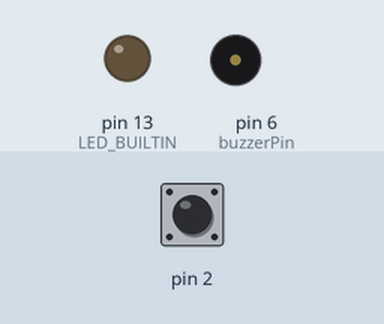
The sketch below on a simulated Arduino Uno, built with avr-gcc and run on an emulated ATmega328P. Shown: output pins drawn as LEDs (lit = HIGH), buzzer (waves = sounding). Inputs (shaded band) come from the test bench; at power-on: pin 2 HIGH.

Above: at 1.2 s.
1.3 s: pin 2 pulled LOW for 0.15 s
At 2.9 s:
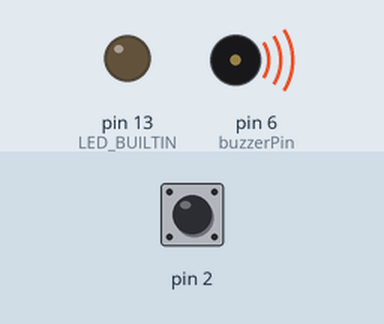
Timing chart, 0 to 10.4 s (numbered marks = the images above; inputs shaded):
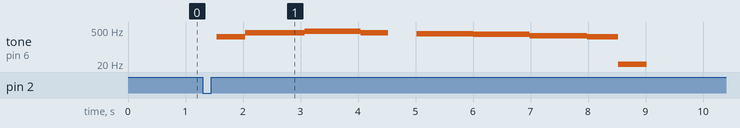

The sketch:

code.ino
```cpp
#define buzzerPin 6
int counter = 0;
int SOUND_DURATION = 500;
int SILENCE_DURATION = 50;


int Sli = 0;
int Do = 262;
int Re = 294;
int Mi = 330;
int Fa = 349;
int Sol = 392;
int La = 440;
int Si = 494;
int Ince_do = 523;

int nota_sayisi;
int flag = 0;
int notalar[]= {
      Do, Do, Sol, Sol, La, La, Sol,
      Sli,Fa,Fa,Mi,Mi,Re,Re,Do
  };
int cursor = 0;

void setup() {
  //start serial connection
  Serial.begin(9600);
  //configure pin2 as an input and enable the internal pull-up resistor
  pinMode(2, INPUT_PULLUP);
  Serial.begin(9600);
  pinMode(LED_BUILTIN, OUTPUT);
  nota_sayisi = sizeof(notalar)/sizeof(*notalar);
}


void loop() {
  //read the pushbutton value into a variable
  long start_time = micros();
  int sensorVal = digitalRead(2);
  //print out the value of the

  // Keep in mind the pullup means the pushbutton's
  // logic is inverted. It goes HIGH when it's open,
  // and LOW when it's pressed. Turn on pin 13 when the
  // button's pressed, and off when it's not:
  if (sensorVal == LOW) {
    flag = 1;
  }
  if(flag){
    if(counter % (SOUND_DURATION+SILENCE_DURATION) == 0 || counter == 1 || counter == 0)
    {
      if(notalar[cursor]!= Sli )
      {
        tone(buzzerPin, notalar[cursor]);
      }
    }
    if(counter % SOUND_DURATION == 0){
      noTone(buzzerPin);
      if(cursor >= nota_sayisi)
      {
        noTone(buzzerPin);
        cursor = 0;
        counter = 0;
        flag = 0;
      }
      else {
        cursor++;
      }
      counter = 0;
    }
  }

  long end_time = micros();
  if ((1000 - (end_time - start_time)) > 0)delayMicroseconds(1000 - (end_time - start_time));
  counter++;
}
```

Measured:
- after the input at 1.3 s, tone on pin 6 (buzzerPin): plays 262 Hz for 0.49 s, 392 Hz for 1.0 s, 440 Hz for 0.97 s, 392 Hz for 0.49 s, 349 Hz for 0.98 s, 330 Hz for 0.98 s … (9 notes in this stretch), starting after 0.25 s
